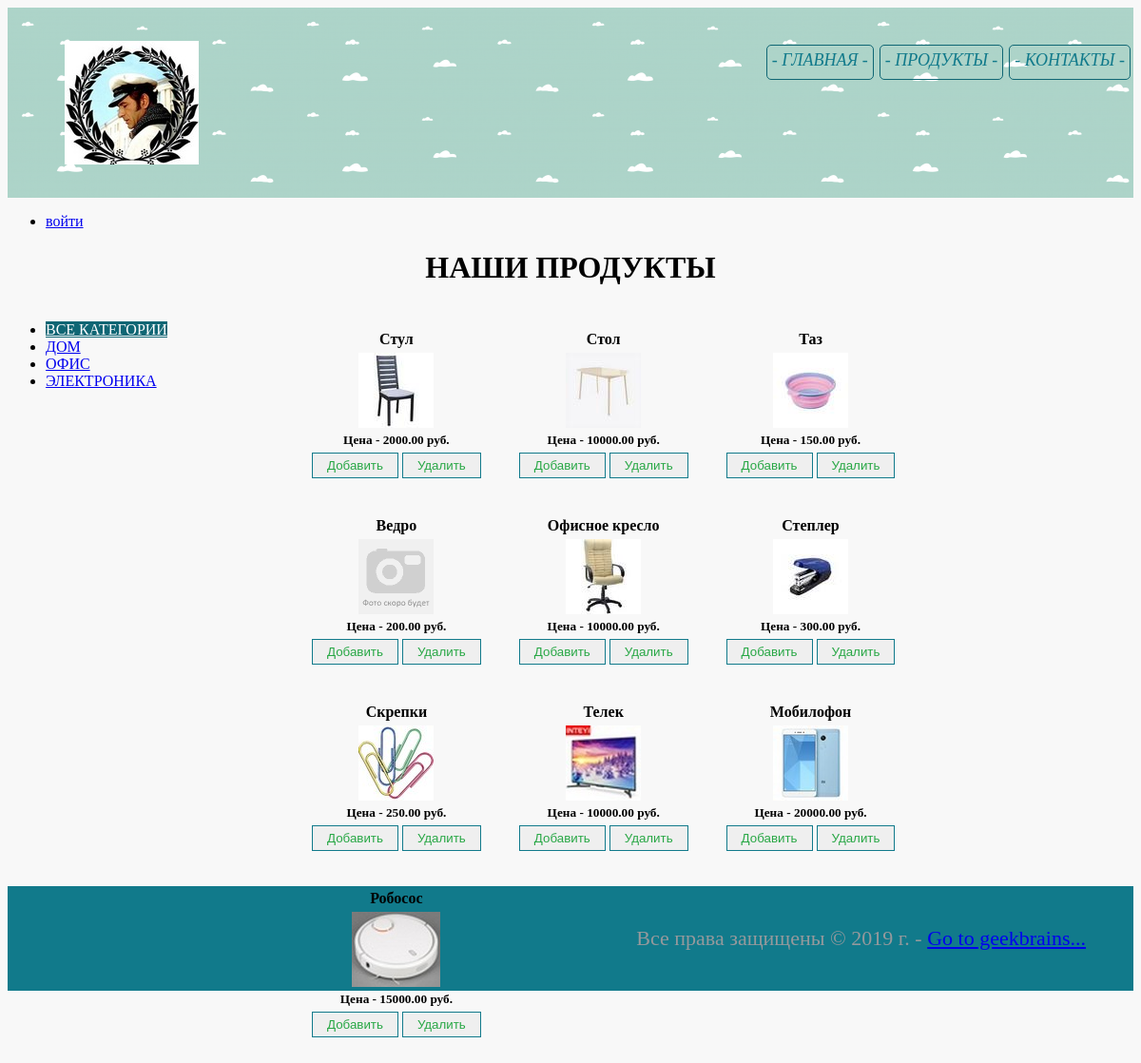
The page /products/0/ on the database its author committed.
### mainapp/models.py (models this page shows, shortened)
class ProductCategory(models.Model):
    class Meta:
        verbose_name = 'Категория'
        verbose_name_plural = 'Категории'
    name = models.CharField(verbose_name='имя категории', max_length=63, unique=True)
    description = models.TextField(verbose_name='описание категории', blank=True)

class Product(models.Model):
    class Meta:
        verbose_name = 'Продукт'
        verbose_name_plural = 'Продукты'
    category = models.ForeignKey(ProductCategory, on_delete=models.CASCADE)
    name = models.CharField(verbose_name='имя_продукта', max_length=127)
    image = models.ImageField(upload_to='product_images', blank=True)  # папка относительно корня медиафайлов в проекте)
    short_desc = models.CharField(verbose_name='краткое описание продукта', max_length=60, blank=True)
    description = models.TextField(verbose_name='описание продукта', blank=True)
    price = models.DecimalField(verbose_name='цена продукта', max_digits=8, decimal_places=2, default=0)
    quantity = models.PositiveIntegerField(verbose_name='количество на складе', default=0)

### mainapp/views.py (the view)
# urls.py: path(r'products/<int:category_pk>/', products, name='products'),
def products(request, category_pk=0):
    basket = None
    total_cost = 0
    product_categories = ProductCategory.objects.all()
    if category_pk == 0:
        product_list = Product.objects.all()
    else:
        product_list = Product.objects.filter(category=category_pk)
    if request.user.is_authenticated:
        whole_basket = BasketSlot.objects.filter(user=request.user)
        if whole_basket and len(whole_basket) > 0:
            basket = whole_basket
            for slot in whole_basket:
                total_cost += slot.get_cost()
    context = {
        'title': 'наши продукты',
        'prod_cats': product_categories,
        'basket': basket,
        'total_cost': total_cost,
        'product_list': product_list,
    }
    return render(request, 'mainapp/products.html', context)

### mainapp/templates/mainapp/products.html (shortened to what this page needs)
{% extends 'mainapp/base.html' %}
{% load static %}
{% block content %}
<h1 class="main">{{ title|upper }}</h1>
    {% include 'mainapp/includes/inc_side_menu.html' %}
<div class="catalog">
    {% for product in product_list %}
        <div class="goods" id="{{ product.id }}" data-name="{{ product.name }}" data-price="{{ product.price }}">
            <h4>{{ product.name|capfirst }}</h4>
            {% if product.image %}
                <img src="/media/{{ product.image }}" alt="{{ product.name }}"><br>
            {% else %}
                <img src="{% static '/img/no-photo_79.gif' %}" alt="Фото отсутствует"><br>
            {% endif %}
            <h5>Цена - {{ product.price }} руб.</h5>
            <button class="purchase_button">
                <a href="{% url 'basket:add' product.pk %}">Добавить</a>
            </button>
            <button class="purchase_button">
                <a href="{% url 'basket:remove' product.pk %}">Удалить</a>
            </button>
        </div>
    {% endfor %}
</div>
{% endblock %}

### mainapp/templates/mainapp/includes/inc_side_menu.html (shortened to what this page needs)
<div class="side_menu">
    <ul class = "links-menu">
        <li>
            <a href="{% url 'mainapp:products' 0 %}"
                {% if request.resolver_match.kwargs.category_pk == 0 %}
                        class = "active"
                    {% endif %}>
                ВСЕ КАТЕГОРИИ</a>
        </li>
        {% for cat in prod_cats %}
            <li>
                <a href = "{% url 'mainapp:products' cat.id %}"
                    >
                    {{ cat.name|upper }}
                </a>
            </li>
        {% endfor %}
    </ul>
</div>

### static/css/style.css (style rules this page uses)
body { background-color: #f8f8f8; }
.main { text-align: center; }
.purchase_button { border: 1px solid #117a8b; display: inline-block; padding: 5px 15px; text-decoration: none; color: #000; }
.purchase_button a { text-decoration: none; color: #28a745; }
a.active { color: #fdfdfe; background-color: #0f6674; }
.side_menu { float: left; width: 300px; height: 100vh; }
.catalog { min-height: 600px; padding: 5px 20px; }
.catalog .goods { float: left; display: inline; margin: 20px; text-align: center; }
.catalog .goods > h4, h5 { margin-bottom: 5px; margin-top: 1px; }

### rows shown on the page
ProductCategory: name "ДОМ"
ProductCategory: name "ОФИС"
ProductCategory: name "ЭЛЕКТРОНИКА"
Product: name "Стул", name (picture), price "2000.00"
Product: name "Стол", name (picture), price "10000.00"
Product: name "Таз", shows a picture, price "150.00"
Product: name "Ведро", price "200.00"
Product: name "Офисное кресло", shows a picture, price "10000.00"
Product: name "Степлер", shows a picture, price "300.00"
Product: name "Скрепки", shows a picture, price "250.00"
Product: name "Телек", shows a picture, price "10000.00"
Product: name "Мобилофон", shows a picture, price "20000.00"
Product: name "Робосос", shows a picture, price "15000.00"

### other values the page prints
{{ title|upper }} "НАШИ ПРОДУКТЫ"
